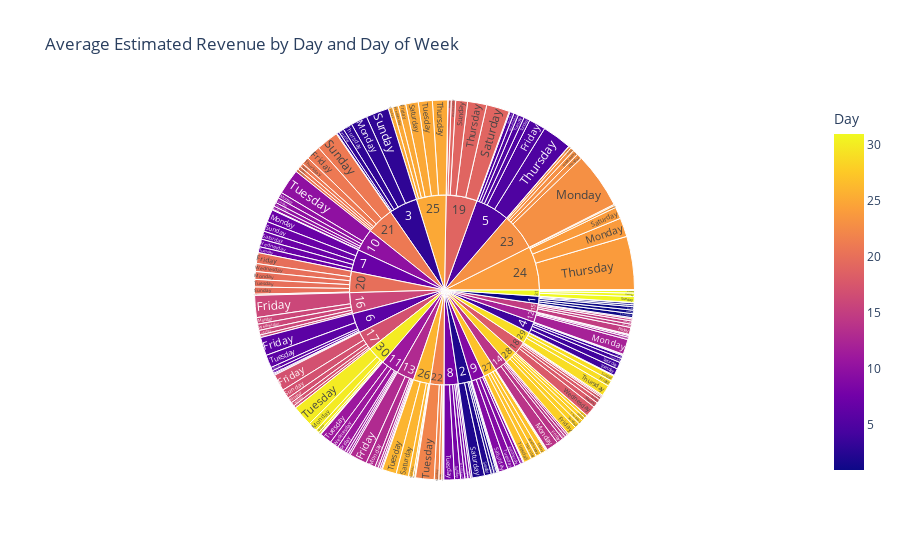

Source (notebook cell):
### Code cell
import plotly.express as py
import nbformat

fig = py.sunburst(
    df2,
    path=['Day', 'Day of Week'],  
    values='Estimated Revenue (USD)', 
    title='Average Estimated Revenue by Day and Day of Week',
    color='Day', 
)

fig.show()

### Figure 1 — Plotly figure (JSON) as saved in the notebook; plotly's stock layout.template omitted (floating-point values rounded to 4 significant figures; data arrays with more than 128 entries replaced by an {"elided": "..."} marker saying what was removed)
{"data": [{"branchvalues": "total", "customdata": {"elided": "214x1 float values"}, "domain": {"x": [0, 1], "y": [0, 1]}, "hovertemplate": "labels=%{label}<br>Estimated Revenue (USD)=%{value}<br>parent=%{parent}<br>id=%{id}<br>Day=%{color}<extra></extra>", "ids": {"elided": "214 str values"}, "labels": {"elided": "214 str values"}, "marker": {"coloraxis": "coloraxis", "colors": {"elided": "214 float values"}}, "name": "", "parents": {"elided": "214 str values"}, "type": "sunburst", "values": {"elided": "214 float values"}}], "layout": {"coloraxis": {"colorbar": {"title": {"text": "Day"}}, "colorscale": [[0, "#0d0887"], [0.1111, "#46039f"], [0.2222, "#7201a8"], [0.3333, "#9c179e"], [0.4444, "#bd3786"], [0.5556, "#d8576b"], [0.6667, "#ed7953"], [0.7778, "#fb9f3a"], [0.8889, "#fdca26"], [1, "#f0f921"]]}, "legend": {"tracegroupgap": 0}, "title": {"text": "Average Estimated Revenue by Day and Day of Week"}}}
